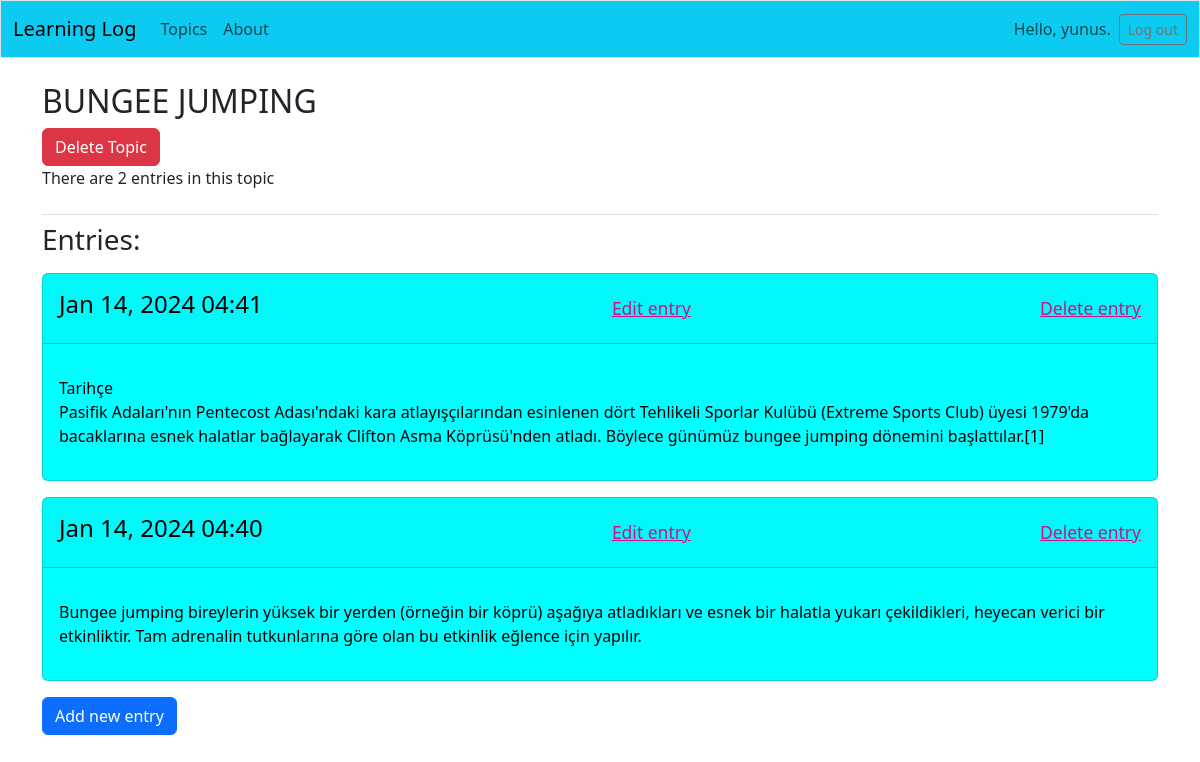
The page /topics/3/ (signed in) on the database its author committed.
### learning_logs/models.py (models this page shows, shortened)
class Topic(models.Model):
    objects = None
    text = models.CharField(max_length=200)
    date_added = models.DateTimeField(auto_now_add=True)
    owner = models.ForeignKey(User, on_delete=models.CASCADE)
    def __str__(self):
        return self.text

class Entry(models.Model):
    topic = models.ForeignKey(Topic, on_delete=models.CASCADE)
    text = models.TextField()
    date_added = models.DateTimeField(auto_now_add=True)
    class Meta:
        verbose_name_plural = "Entries"

### learning_logs/views.py (the view)
# urls.py: path('topics/<int:topic_id>/', views.topic, name='topic'),                      # Konuların ayrı sayfaları
@login_required
def topic(request, topic_id):
    topic = Topic.objects.get(id=topic_id)
    if topic.owner != request.user:
        raise Http404
    entries = topic.entry_set.order_by('-date_added')
    context = {'topic': topic, 'entries': entries}
    return render(request, 'learning_logs/topic.html', context)

### learning_logs/templates/learning_logs/topic.html
{% extends 'learning_logs/base.html' %}
{% block page_header %}
    <h2>{{ topic|upper }}</h2>
    <a class="btn btn-danger" href="{% url 'learning_logs:delete_topic' topic.id %}">Delete Topic</a>
    {% if entries|length > 1 %}
        <p>There are {{ entries|length }} entries in this topic</p>
    {% endif %}
{% endblock page_header %}
{% block content %}
    <h3>Entries:</h3>
    <p>
        {% for entry in entries %}
            <div class="card mb-3" style="color: black; background-color: aqua">
                <div class="card-header d-flex justify-content-between align-items-center">
                    <div class="mb-4" style="margin-bottom: 0rem!important; padding-top: 0.5rem;">
                        <h4>
                            <p>{{ entry.date_added | date:'M d, Y H:i' }}</p>
                        </h4>
                    </div>
                    <div class="mb-4" style="margin-bottom: 0rem!important; padding-top: 0.5rem;">
                        <h5>
                            <small><a href="{% url 'learning_logs:edit_entry' entry.id %}" style="color: mediumvioletred">Edit entry</a></small>
                        </h5>
                    </div>
                    <div class="mb-4" style="margin-bottom: 0rem!important; padding-top: 0.5rem;">
                        <h5>
                            <small><a href="{% url 'learning_logs:delete_entry' entry.id %}" style="color: mediumvioletred">Delete entry</a></small>
                        </h5>
                    </div>
                </div>
                <div class="card-body">
                    <p>{{ entry.text | linebreaks }}</p>
                </div>
            </div>
        {% empty %}
            <p>There are no entries for this topic yet.</p>
        {% endfor %}
    </p>
    <p>
        <a class="btn btn-primary" href="{% url 'learning_logs:new_entry' topic.id %}">Add new entry</a>
    </p>
{% endblock content %}

### learning_logs/templates/learning_logs/base.html (shortened to what this page needs)
<!doctype html>
<html lang="en">
<head>
  {% load static %}
  {% load django_bootstrap5 %}
  {% bootstrap_css %}
   <link rel="stylesheet" href="{% static 'css/fontawesome.min.css' %}">
    <link rel="stylesheet" href="{% static 'css/all.min.css' %}">
</head>
<body>
  <nav class="navbar navbar-expand-md navbar-light bg-info mb-4 border">
    <div class="container-fluid">
      <a class="navbar-brand" href="{% url 'learning_logs:index' %}">
          Learning Log</a>
      <div class="collapse navbar-collapse" id="navbarCollapse">
        <ul class="navbar-nav me-auto mb-2 mb-md-0">
          <li class="nav-item">
            <a class="nav-link" href="{% url 'learning_logs:topics' %}">Topics</a>
          </li>
          <li class="nav-item">
            <a class="nav-link" href="{% url 'learning_logs:about' %}">About</a>
          </li>
        </ul>
        <ul class="navbar-nav ms-auto mb-2 mb-md-0">
          {% if user.is_authenticated %}
            <li class="nav-item">
              <span class="navbar-text me-2">Hello, {{ user.username }}.
                </span></li>
          {% endif %}
        </ul>
        {% if user.is_authenticated %}
          <form action="{% url 'users:logout' %}" method='post'>
            <button name='submit' class='btn btn-outline-secondary btn-sm'>
              Log out</button>
          </form>
        {% endif %}
      </div>
    </div>
  </nav>
  <main class="container">
    <div class="pb-2 mb-2 border-bottom">
      {% block page_header %}{% endblock page_header %}
    </div>
    <div>
      {% block content %}{% endblock content %}
    </div>
  </main>
</body>
</html>

### rows shown on the page
Topic: text "BUNGEE JUMPING"
Entry: date_added "Jan 14, 2024 04:41", text "Tarihçe Pasifik Adaları'nın Pentecost Adası'ndaki kara atlayışçılarından esinlenen dört Tehlikeli Sporlar Kulübü (Extreme Sports Club) üyesi 1979'da bacaklarına esnek halatlar bağlayarak Clifton Asma Köprüsü'nden atladı. Böylece günümüz bungee jumping dönemini başlattılar.[1]"
Entry: date_added "Jan 14, 2024 04:40", text "Bungee jumping bireylerin yüksek bir yerden (örneğin bir köprü) aşağıya atladıkları ve esnek bir halatla yukarı çekildikleri, heyecan verici bir etkinliktir. Tam adrenalin tutkunlarına göre olan bu etkinlik eğlence için yapılır."

### other values the page prints
{{ user.username }} "yunus"
{{ entries|length }} "2"
